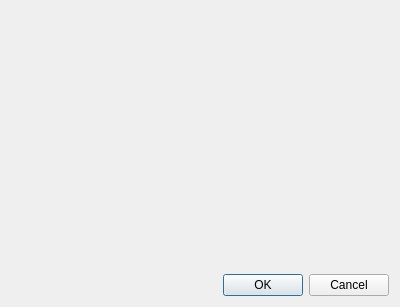
<?xml version="1.0" encoding="UTF-8"?>
<ui version="4.0">
 <class>Dialog</class>
 <widget class="QDialog" name="Dialog">
  <property name="geometry">
   <rect>
    <x>0</x>
    <y>0</y>
    <width>400</width>
    <height>307</height>
   </rect>
  </property>
  <property name="windowTitle">
   <string>Export a .eng file</string>
  </property>
  <layout class="QVBoxLayout" name="verticalLayout">
   <item>
    <widget class="engExportEditor" name="motorStats" native="true"/>
   </item>
   <item>
    <widget class="QDialogButtonBox" name="buttonBox">
     <property name="orientation">
      <enum>Qt::Horizontal</enum>
     </property>
     <property name="standardButtons">
      <set>QDialogButtonBox::Cancel|QDialogButtonBox::Ok</set>
     </property>
    </widget>
   </item>
  </layout>
 </widget>
 <customwidgets>
  <customwidget>
   <class>engExportEditor</class>
   <extends>QWidget</extends>
   <header location="global">uilib</header>
   <container>1</container>
  </customwidget>
 </customwidgets>
 <resources/>
 <connections>
  <connection>
   <sender>buttonBox</sender>
   <signal>accepted()</signal>
   <receiver>Dialog</receiver>
   <slot>accept()</slot>
   <hints>
    <hint type="sourcelabel">
     <x>248</x>
     <y>254</y>
    </hint>
    <hint type="destinationlabel">
     <x>157</x>
     <y>274</y>
    </hint>
   </hints>
  </connection>
  <connection>
   <sender>buttonBox</sender>
   <signal>rejected()</signal>
   <receiver>Dialog</receiver>
   <slot>reject()</slot>
   <hints>
    <hint type="sourcelabel">
     <x>316</x>
     <y>260</y>
    </hint>
    <hint type="destinationlabel">
     <x>286</x>
     <y>274</y>
    </hint>
   </hints>
  </connection>
 </connections>
</ui>
